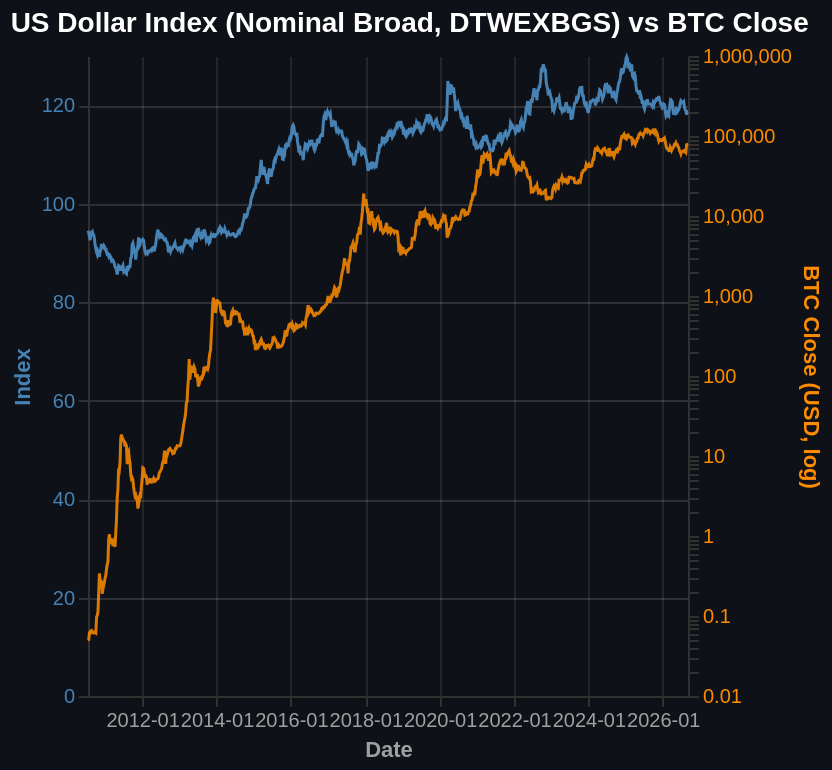

The code cell stored with this chart in its notebook:
### Code cell
# 1. Ensure date index is DatetimeIndex
if not isinstance(merged.index, pd.DatetimeIndex):
    merged.index = pd.to_datetime(df.index)

# 2. Resample using specific aggregation rules per column
weekly_df = merged.resample("W").agg(
    {
        "dxy": "last",
        "us_10y_yield": "last",
        "fed_balance_sheet": "last",
        "yield_curve_slope": "last",
        "btc_close": "last",  # Weekly close price
    }
)

# 3. Drop incomplete trailing dates if needed
weekly_df = weekly_df.dropna()
create_all_indicator_charts(weekly_df, indicator_meta)["dxy"]

### Figure 1 — Vega-Lite specification as saved in the notebook (floating-point values rounded to 4 significant figures; data arrays with more than 128 entries replaced by an {"elided": "..."} marker saying what was removed)
{"config": {"view": {"continuousWidth": 300, "continuousHeight": 300, "strokeWidth": 0}, "axis": {"domainColor": "#303030", "labelColor": "#A0A0A0", "tickColor": "#303030", "titleColor": "#A0A0A0"}, "title": {"anchor": "start", "color": "#FFFFFF", "fontSize": 14}}, "layer": [{"mark": {"type": "line", "color": "steelblue", "strokeWidth": 1.5}, "encoding": {"tooltip": [{"field": "date", "format": "%Y-%m-%d", "title": "Date", "type": "temporal"}, {"field": "dxy", "format": ".2f", "title": "US Dollar Index (Nominal Broad, DTWEXBGS)", "type": "quantitative"}], "x": {"axis": {"format": "%Y-%m", "grid": true, "gridOpacity": 0.1}, "field": "date", "title": "Date", "type": "temporal"}, "y": {"axis": {"grid": true, "gridOpacity": 0.15, "labelColor": "steelblue", "titleColor": "steelblue"}, "field": "dxy", "title": "Index", "type": "quantitative"}}}, {"mark": {"type": "line", "color": "darkorange", "opacity": 0.85, "strokeWidth": 1.5}, "encoding": {"tooltip": [{"field": "date", "format": "%Y-%m-%d", "title": "Date", "type": "temporal"}, {"field": "btc_close", "format": "$,.2f", "title": "BTC Close", "type": "quantitative"}], "x": {"axis": {"format": "%Y-%m", "grid": true, "gridOpacity": 0.1}, "field": "date", "title": "Date", "type": "temporal"}, "y": {"axis": {"labelColor": "darkorange", "orient": "right", "titleColor": "darkorange"}, "field": "btc_close", "scale": {"type": "log"}, "title": "BTC Close (USD, log)", "type": "quantitative"}}}], "background": "#0E1117", "data": {"name": "data-b5dd639b6829d6518f768a1c1157fc20"}, "height": 320, "resolve": {"scale": {"y": "independent"}}, "title": "US Dollar Index (Nominal Broad, DTWEXBGS) vs BTC Close", "width": "container", "$schema": "https://vega.github.io/schema/vega-lite/v6.4.1.json", "datasets": {"data-b5dd639b6829d6518f768a1c1157fc20": {"elided": "843 records"}}}
